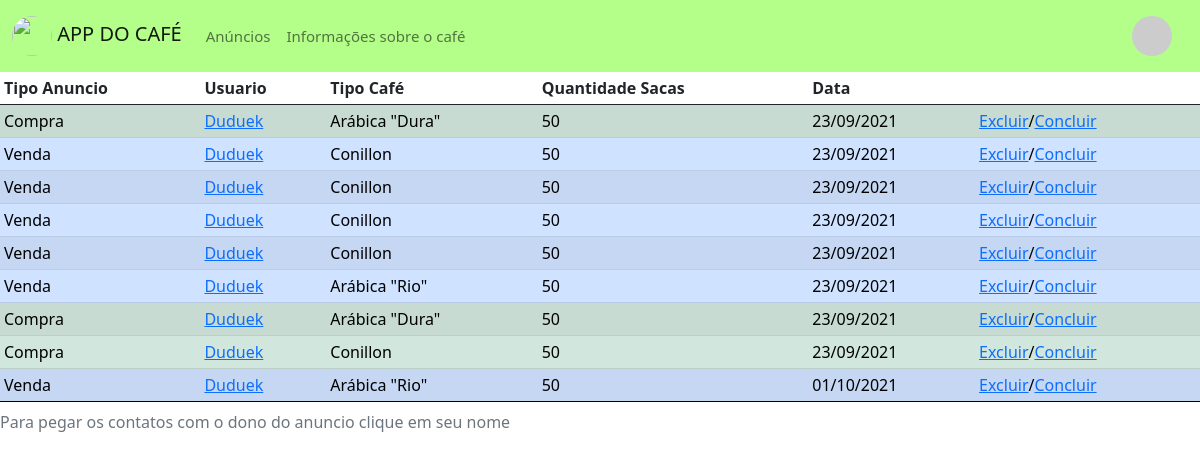
Page /my_announces (signed in) on the committed database.
### app/models/post.py (models this page shows, shortened)
class Post(db.Model):
    __tablename__ = "posts"
    post_id = db.Column(db.Integer, primary_key=True)
    post_user = db.Column(db.Integer, db.ForeignKey('users.user_id'))
    post_username = db.Column(db.String)
    post_date = db.Column(db.DateTime, nullable=False, default=datetime.utcnow)
    post_qtd_sacas = db.Column(db.Integer)
    post_active = db.Column(db.Integer)
    post_type = db.Column(db.Integer)
    post_coffe_type = db.Column(db.Integer)
    owner = db.relationship("User", foreign_keys=post_user)

### app/controllers/announce_controller.py (the view)
@app.route("/my_announces", methods=["GET", "POST"])
@login_required
def my_annouce():
    logged = flask_login.current_user
    return render_template("announces.html", all_lines=Post.query.filter_by(post_user=logged.get_id()).all(), profile=True)

### app/controllers/login_controller.py (called while the page is built)
@login_manager.user_loader
def load_user(id_u):
    return User.query.get(int(id_u))

### app/models/user.py (called while the page is built)
    def avatar(self, size):
        digest = md5(self.email.lower().encode('utf-8')).hexdigest()
        return 'https://www.gravatar.com/avatar/{}?d=identicon&s={}'.format(
            digest, size)

    @property
    def is_authenticated(self):
        return True

    def get_id(self):
        return str(self.user_id)

### app/templates/announces.html (shortened to what this page needs)
{% extends 'base.html' %}
{% block content %}
<table class="table table-striped table-sm table-hover">
    <thead>
    <tr>
        <th scope="col" text-align="center">Tipo Anuncio</th>
        <th scope="col">Usuario</th>
        <th scope="col">Tipo Café</th>
        <th scope="col">Quantidade Sacas</th>
        <th scope="col">Data</th>
        {%if profile==True%}
        <th scope="col"></th>
        {%endif%}
    </tr>
    </thead>
    <tbody>
    {% for l in all_lines %}
    {% if l.post_active == 1 or (profile == True and l.post_active == 0) %}
        {% if l.post_type == 1 and l.post_active == 1 %}
    <tr class="table-success">
        {% elif l.post_active == 0 %}
    <tr class="table-danger">
        {% else %}
    <tr class="table-primary">
        {% endif %}
        {% if l.post_type == 1 %}
        <td text-align="center">Compra</td>
        {% else %}
        <td text-align="center">Venda</td>
        {% endif %}
        <td><a href="/user/{{l.post_username}}">{{l.post_username}}</a></td>
        {% if l.post_coffe_type == 1%}
        <td>Arábica "Dura"</td>
        {% elif l.post_coffe_type == 2%}
        <td>Arábica "Rio"</td>
        {% else %}
        <td>Conillon</td>
        {% endif %}
        <td>{{l.post_qtd_sacas}}</td>
        <td>{{l.post_date.strftime("%d/%m/%Y")}}</td>
        {%if profile==True%}
        <td><a href="/del_announce/{{l.post_id}}">Excluir</a>/<a href="/finish_announce/{{l.post_id}}">Concluir</a></td>
        {%endif%}
    </tr>
    {%endif%}
    {% endfor %}
    <caption>
        Para pegar os contatos com o dono do anuncio clique em seu nome
    </caption>
</table>
{% endblock %}

### app/templates/base.html (style rules this page uses)
html, body { height: 100%; margin: 0; }

### rows in the picture
Post: post_type "Compra", post_username "Duduek", post_coffe_type "Arábica \"Dura\"", post_qtd_sacas "50", post_date "23/09/2021"
Post: post_type "Venda", post_username "Duduek", post_coffe_type "Conillon", post_qtd_sacas "50", post_date "23/09/2021"
Post: post_type "Venda", post_username "Duduek", post_coffe_type "Conillon", post_qtd_sacas "50", post_date "23/09/2021"
Post: post_type "Venda", post_username "Duduek", post_coffe_type "Conillon", post_qtd_sacas "50", post_date "23/09/2021"
Post: post_type "Venda", post_username "Duduek", post_coffe_type "Conillon", post_qtd_sacas "50", post_date "23/09/2021"
Post: post_type "Venda", post_username "Duduek", post_coffe_type "Arábica \"Rio\"", post_qtd_sacas "50", post_date "23/09/2021"
Post: post_type "Compra", post_username "Duduek", post_coffe_type "Arábica \"Dura\"", post_qtd_sacas "50", post_date "23/09/2021"
Post: post_type "Compra", post_username "Duduek", post_coffe_type "Conillon", post_qtd_sacas "50", post_date "23/09/2021"
Post: post_type "Venda", post_username "Duduek", post_coffe_type "Arábica \"Rio\"", post_qtd_sacas "50", post_date "01/10/2021"
